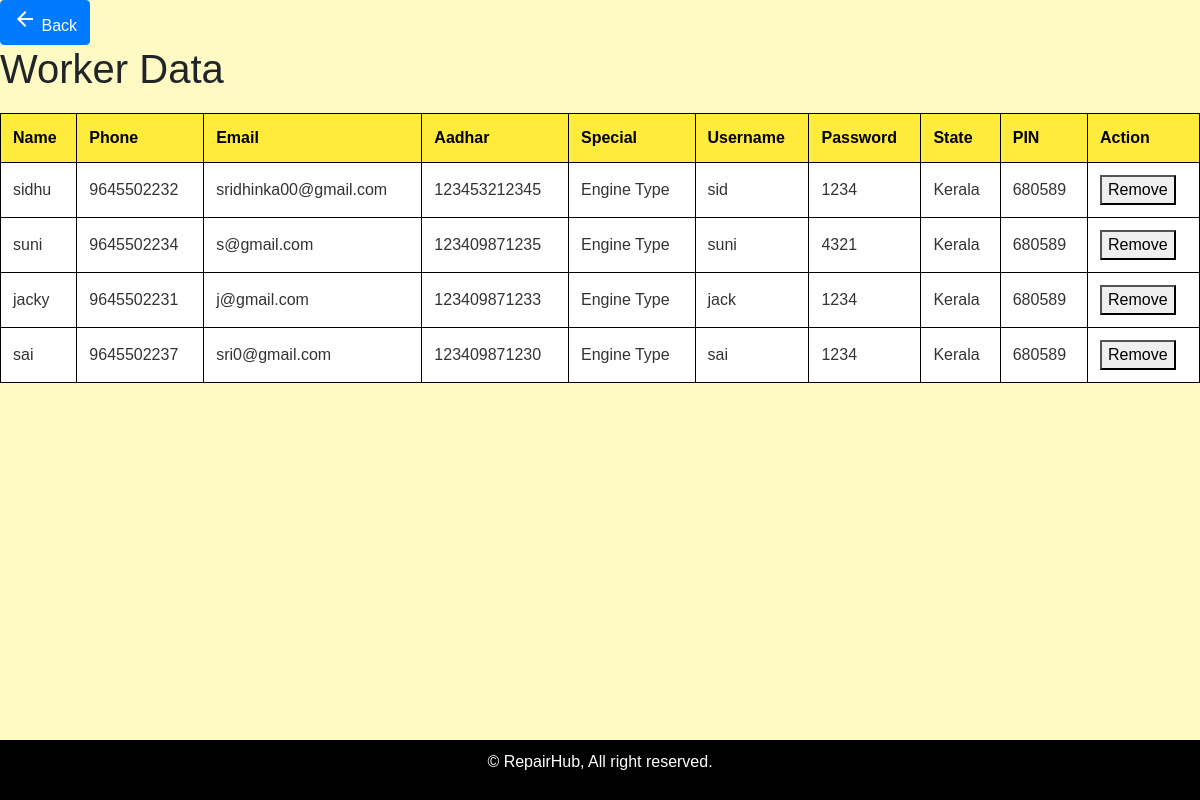
The app's page /adwork with its own data.
### vehicle/models.py (models this page shows, shortened)
class worker(models.Model):
    user = models.ForeignKey(register, on_delete=models.CASCADE)
    name = models.CharField(max_length=100)
    phone = models.CharField(max_length=10)
    mail = models.EmailField()
    adhar = models.CharField(max_length=12)
    special = models.CharField(max_length=100)
    username = models.CharField(max_length=100)
    password = models.CharField(max_length=100)
    state = models.CharField(max_length=100)
    district = models.CharField(max_length=100)
    pin = models.CharField(max_length=6)
    latitude = models.FloatField(null=True, blank=True)
    longitude = models.FloatField(null=True, blank=True)

### vehicle/views.py (the view)
# urls.py: path('adwork',views.view_work),
def view_work(request):
    data = worker.objects.all()
    return render(request,'viadminworker.html',{'worker':data})

### template/viadminworker.html (shortened to what this page needs)
<!DOCTYPE html>
<html lang="en">
<head>
    <link rel="stylesheet" href="https://maxcdn.bootstrapcdn.com/bootstrap/4.0.0/css/bootstrap.min.css">
</head>
<body>
    <a href="javascript:history.back()" class="btn btn-primary back-button">
        <i class="material-icons">arrow_back</i> Back
    </a>
    <h1>Worker Data</h1>
    <table>
        <thead>
            <tr>
                <th>Name</th>
                <th>Phone</th>
                <th>Email</th>
                <th>Aadhar</th>
                <th>Special</th>
                <th>Username</th>
                <th>Password</th>
                <th>State</th>
                <th>PIN</th>
                <th>Action</th>
            </tr>
        </thead>
        <tbody>
            {% for worker in worker %}
            <tr>
                <td>{{ worker.name }}</td>
                <td>{{ worker.phone }}</td>
                <td>{{ worker.mail }}</td>
                <td>{{ worker.adhar }}</td>
                <td>{{ worker.special }}</td>
                <td>{{ worker.username }}</td>
                <td>{{ worker.password }}</td>
                <td>{{ worker.state }}</td>
                <td>{{ worker.pin }}</td>
                <td>
                    <form action="{% url 'remove_worker' worker.id %}" method="post" style="display:inline;">
                        <button type="submit" class="btn-remove">Remove</button>
                    </form>
                </td>
            </tr>
            {% empty %}
            <tr>
                <td colspan="10">No workers available</td>
            </tr>
            {% endfor %}
        </tbody>
    </table>
    <footer>
        <p>&copy; RepairHub, All right reserved.</p>
    </footer>
</body>
</html>

### template/viadminworker.html (style rules this page uses)
body { font-family: Arial, sans-serif; margin: 0; padding: 0; background-color: #fff9c4; }
table { width: 100%; border-collapse: collapse; margin: 20px 0; }
th, td { padding: 12px; text-align: left; border: 1px solid #000; }
th { background-color: #ffeb3b; color: #000; }
td { background-color: #fff; color: #333; }
tr:nth-child(even) { background-color: #fff9c4; }
tr:nth-child(odd) { background-color: #f0f0f0; }
footer { background-color: #000; color: #fff; text-align: center; padding: 10px 0; position: fixed; bottom: 0; width: 100%; }

### records on screen
worker: name "sidhu", phone "9645502232", mail "sridhinka00@gmail.com", adhar "123453212345", special "Engine Type", username "sid", password "1234", state "Kerala", pin "680589"
worker: name "suni", phone "9645502234", mail "s@gmail.com", adhar "123409871235", special "Engine Type", username "suni", password "4321", state "Kerala", pin "680589"
worker: name "jacky", phone "9645502231", mail "j@gmail.com", adhar "123409871233", special "Engine Type", username "jack", password "1234", state "Kerala", pin "680589"
worker: name "sai", phone "9645502237", mail "sri0@gmail.com", adhar "123409871230", special "Engine Type", username "sai", password "1234", state "Kerala", pin "680589"
